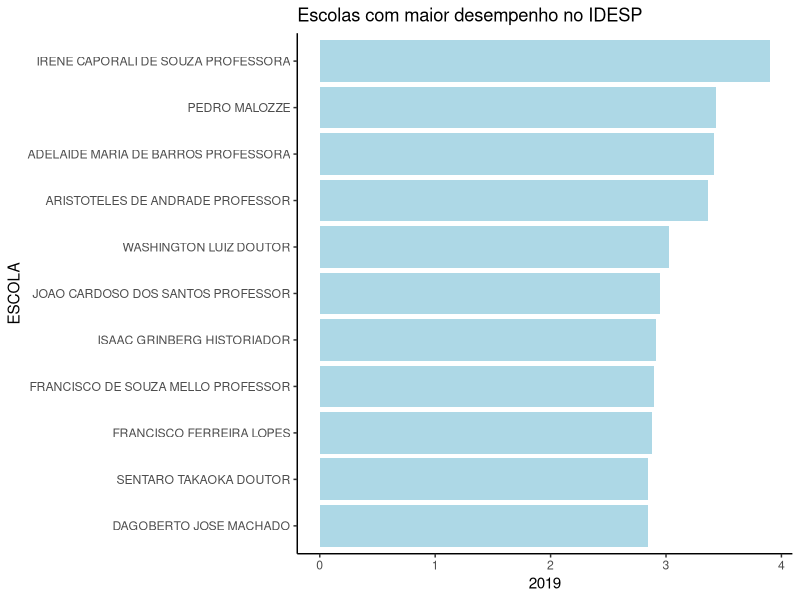
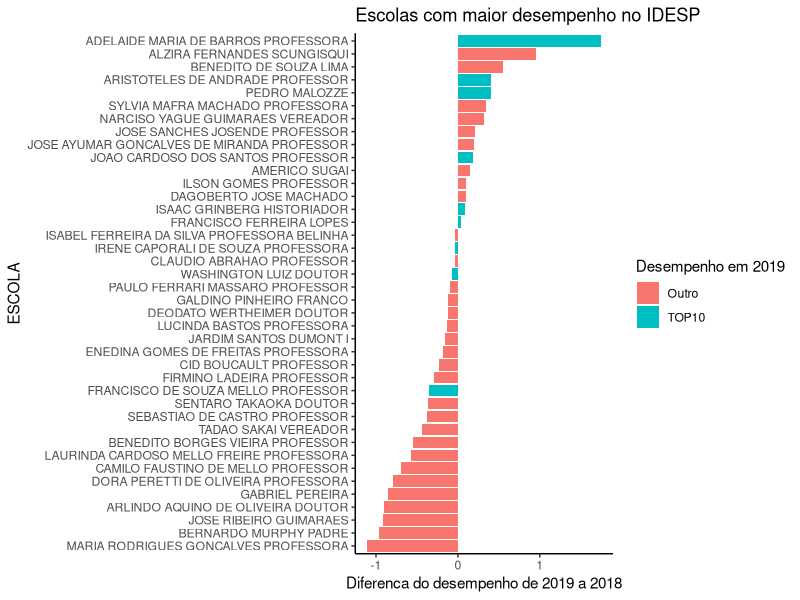
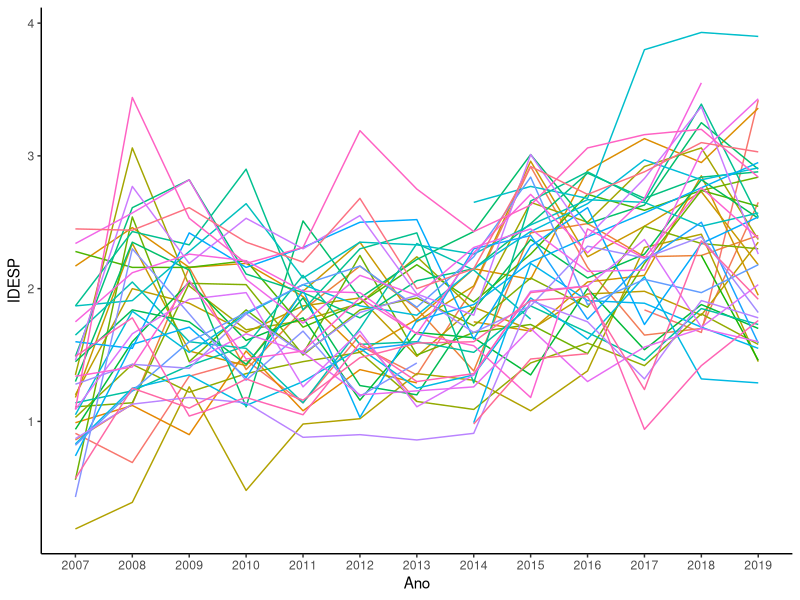
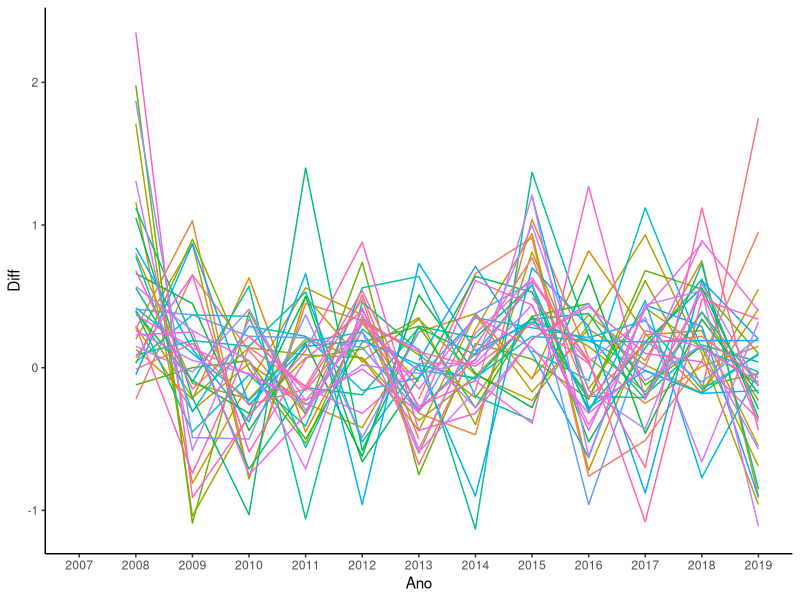
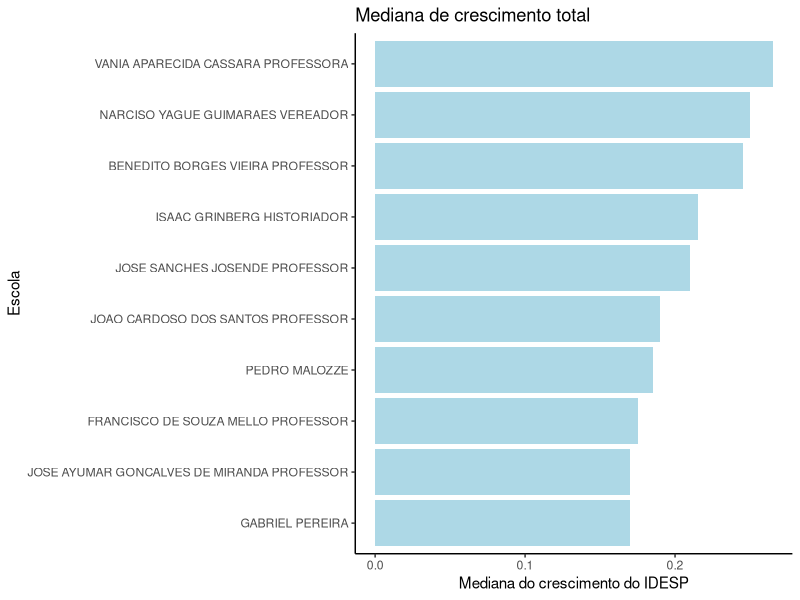
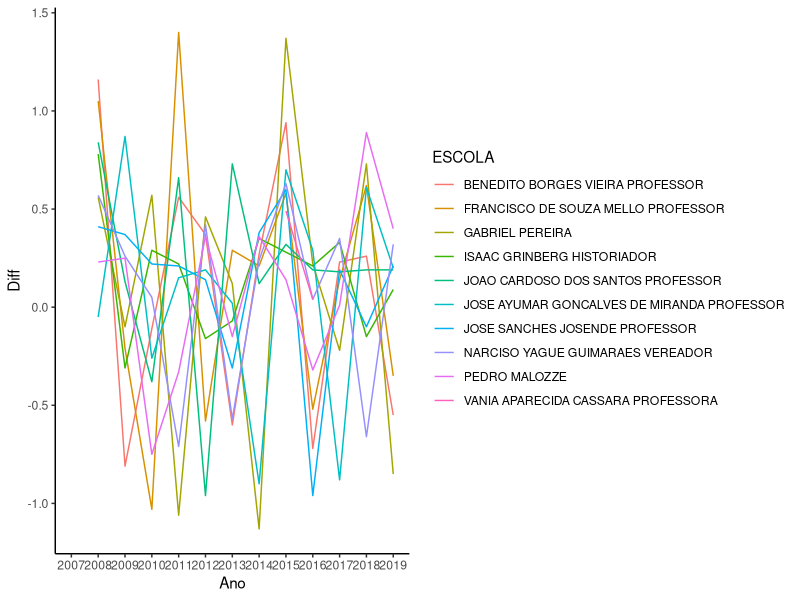
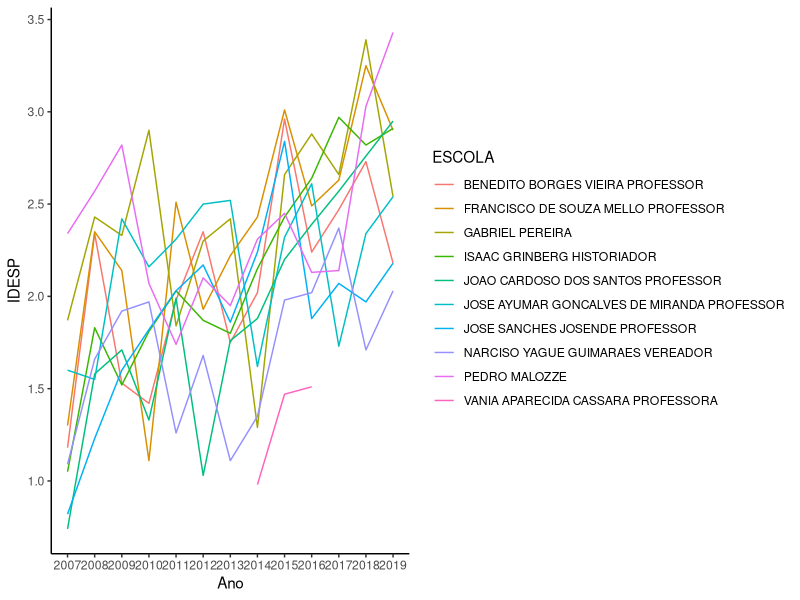
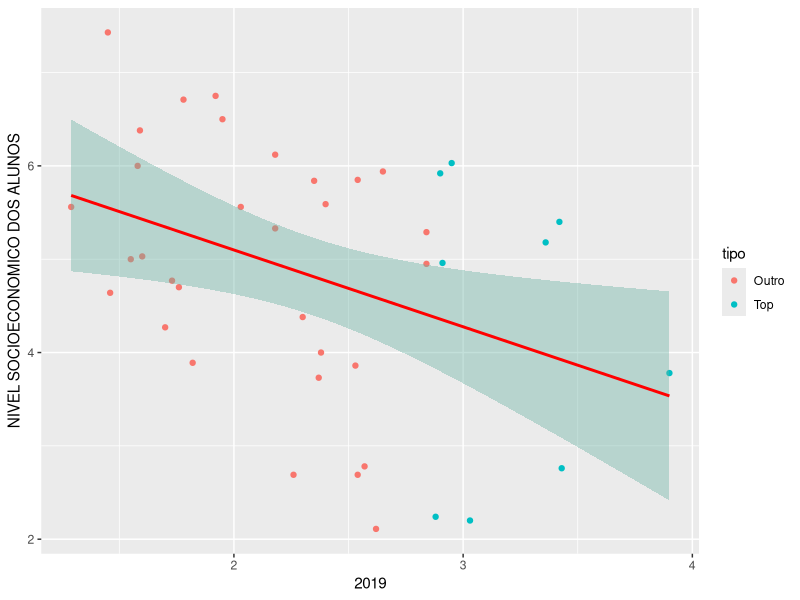

R code for these plots, in order:
#teste OPD com dados do IDESP

#https://dados.educacao.sp.gov.br/dataset/%C3%ADndice-de-desenvolvimento-da-educa%C3%A7%C3%A3o-do-estado-de-s%C3%A3o-paulo-idesp-por-escola

#~~~~~~~~~~~~~~~~~~~~~~~~~~~~~~~~~~~~~~~~~~~~~~~~~~~~~~~~~~~~~~~~~~~~~~~~~~~~~~~~
#===== SUBINDO OS DADOS  ========
#~~~~~~~~~~~~~~~~~~~~~~~~~~~~~~~~~~~~~~~~~~~~~~~~~~~~~~~~~~~~~~~~~~~~~~~~~~~~~~~~

library(readr)
library(dplyr)

IDESP_Escolas_2007_2019_EM <- read_csv2("IDESP_Escolas_2007_2019_EM.csv")

glimpse(IDESP_Escolas_2007_2019_EM)
 
#IDESP_leitura_errada <- read_delim("IDESP_Escolas_2007_2019_EM.csv")


#~~~~~~~~~~~~~~~~~~~~~~~~~~~~~~~~~~~~~~~~~~~~~~~~~~~~~~~~~~~~~~~~~~~~~~~~~~~~~~~~
#===== FILTRANDO OS DADOS  ========
#~~~~~~~~~~~~~~~~~~~~~~~~~~~~~~~~~~~~~~~~~~~~~~~~~~~~~~~~~~~~~~~~~~~~~~~~~~~~~~~~

library(dplyr)

#~~~~~~~~~~~~~~~~~~~~~~~~~~~~~~~~~~~~~~~~~~~~~~~~~~~~~~~~~~~~~~~~~~~~~~~~~~~~~~~~
#Somente Mogi ----------------------------------------
 IDESP_MOGI <- IDESP_Escolas_2007_2019_EM %>% 
  filter(MUNICIPIO == "MOGI DAS CRUZES")

#Vendo o formato dos dados 
 glimpse(IDESP_MOGI)


#~~~~~~~~~~~~~~~~~~~~~~~~~~~~~~~~~~~~~~~~~~~~~~~~~~~~~~~~~~~~~~~~~~~~~~~~~~~~~~~~
#Quais as escolas que tiveram melhor desempenho em 2019? -------

IDESP_2019T10 <- IDESP_MOGI %>% 
  filter(`2019` > 0) %>% 
  top_n(`2019`, n = 10)
 
#~~~~~~~~~~~~~~~~~~~~~~~~~~~~~~~~~~~~~~~~~~~~~~~~~~~~~~~~~~~~~~~~~~~~~~~~~~~~~~~~
#Quais escolas tiveram uma melhoria em seu desempenho em um ano? -------
#De 2018 a 2019

IDESP_MOGI1819 <- IDESP_MOGI %>% 
  filter(`2019` > 0) %>% 
  mutate(ev = `2019`-`2018`,
         top102019 = case_when( `2019`> 2.84 ~ "TOP10",
                               TRUE ~ "Outro")) 

#~~~~~~~~~~~~~~~~~~~~~~~~~~~~~~~~~~~~~~~~~~~~~~~~~~~~~~~~~~~~~~~~~~~~~~~~~~~~~~~~
#Como foi o crescimento desde o primeiro registro do IDESP? --------
 
library(tidyr)

IDESP_MOGI_med <- IDESP_MOGI %>% 
  group_by(ESCOLA) %>% 
  pivot_longer(cols = c(`2007`:`2019`),
               names_to = "Ano", values_to = "IDESP") %>% 
  mutate(Diff = IDESP - lag(IDESP))


IDESP_MOGI_med10 <- IDESP_MOGI_med %>% 
  group_by(ESCOLA) %>% 
  summarize(mediana_tempo = median(Diff, na.rm = T))


IDESP_MOGI_med10 <- IDESP_MOGI_med10 %>% 
  top_n(mediana_tempo, n = 10)


#~~~~~~~~~~~~~~~~~~~~~~~~~~~~~~~~~~~~~~~~~~~~~~~~~~~~~~~~~~~~~~~~~~~~~~~~~~~~~~~~
#INSE das escolas x qualidade das escolas -----------------

#https://dados.educacao.sp.gov.br/dataset/%C3%ADndice-de-n%C3%ADvel-socioecon%C3%B4mico-inse-por-escola/resource/35ab614b-b6a0-41a8-b044-e4b4bf07bcce#{

INSE <- read_csv2("INSE_Geral 2018_1_0.csv")

INSEMOGI <- INSE %>% 
  filter(MUN == "MOGI DAS CRUZES")

INSEMOGIIDESP <- left_join(IDESP_MOGI1819, INSEMOGI, by=c("ESCOLA"="NOMESC"))


#~~~~~~~~~~~~~~~~~~~~~~~~~~~~~~~~~~~~~~~~~~~~~~~~~~~~~~~~~~~~~~~~~~~~~~~~~~~~~~~~
#===== VISUALIZANDO OS DADOS  ========
#~~~~~~~~~~~~~~~~~~~~~~~~~~~~~~~~~~~~~~~~~~~~~~~~~~~~~~~~~~~~~~~~~~~~~~~~~~~~~~~~


library(ggplot2)

#~~~~~~~~~~~~~~~~~~~~~~~~~~~~~~~~~~~~~~~~~~~~~~~~~~~~~~~~~~~~~~~~~~~~~~~~~~~~~~~~
#TOP 10 escolas 2019 ------------------------

IDESP_2019T10 %>% 
  ggplot(aes(x = reorder(ESCOLA,`2019`), y=`2019`)) +
  geom_col(fill = "lightblue") +
  coord_flip() +
  theme_classic() +
  labs(title = "Escolas com maior desempenho no IDESP", x = "ESCOLA")


#~~~~~~~~~~~~~~~~~~~~~~~~~~~~~~~~~~~~~~~~~~~~~~~~~~~~~~~~~~~~~~~~~~~~~~~~~~~~~~~~
#TOP 10 escolas 2018/2019 ------------------------
IDESP_MOGI1819 %>% 
  ggplot(aes(x = reorder(ESCOLA,ev), y=ev, fill = top102019)) +
  geom_col() +
  coord_flip() +
  theme_classic() +
  labs(title = "Escolas com maior desempenho no IDESP",
       x = "ESCOLA", y= "Diferenca do desempenho de 2019 a 2018",
       fill = "Desempenho em 2019")

#~~~~~~~~~~~~~~~~~~~~~~~~~~~~~~~~~~~~~~~~~~~~~~~~~~~~~~~~~~~~~~~~~~~~~~~~~~~~~~~~
#Rendimento geral ano a ano ----------------

 IDESP_MOGI_med %>% 
  ungroup() %>% 
  ggplot(aes(x= Ano, y=IDESP,  group=ESCOLA, color=ESCOLA)) +
  geom_line() +
  theme_classic() +
  theme(legend.position="none") #-> p

  
IDESP_MOGI_med %>% 
  ungroup() %>% 
  ggplot(aes(x= Ano, y=Diff,  group=ESCOLA, color=ESCOLA)) +
  geom_line() +
  theme_classic() +
  theme(legend.position="none") #-> p


#plotly::ggplotly(p)


#~~~~~~~~~~~~~~~~~~~~~~~~~~~~~~~~~~~~~~~~~~~~~~~~~~~~~~~~~~~~~~~~~~~~~~~~~~~~~~~~
#Top 10 escolas com mediana de crescimento desde 2007 ------------

IDESP_MOGI_med10 %>% 
  ungroup() %>% 
  ggplot(aes(x= reorder(ESCOLA,mediana_tempo), y=mediana_tempo)) +
  geom_bar(stat = "identity", fill = "lightblue") +
  theme_classic() +
  coord_flip() +
  labs(title = "Mediana de crescimento total", y = "Mediana do crescimento do IDESP", x= "Escola")


IDESP_MOGI_med10 <- IDESP_MOGI_med10 %>% 
  mutate(tipo = "Top 10 crescimento IDESP")

IDESP_MOGI_med <- left_join(IDESP_MOGI_med, IDESP_MOGI_med10)

IDESP_MOGI_med %>% 
  filter(tipo != is.na(tipo)) %>% 
  ggplot(aes(x= Ano, y=Diff,  group=ESCOLA, color=ESCOLA)) +
  geom_line() +
  theme_classic() #-> p


#plotly::ggplotly(p)

IDESP_MOGI_med %>% 
  filter(tipo != is.na(tipo)) %>% 
  ggplot(aes(x= Ano, y=IDESP,  group=ESCOLA, color=ESCOLA)) +
  geom_line() +
  theme_classic()#-> p


#plotly::ggplotly(p)

#~~~~~~~~~~~~~~~~~~~~~~~~~~~~~~~~~~~~~~~~~~~~~~~~~~~~~~~~~~~~~~~~~~~~~~~~~~~~~~~~
# INSE e qualidade das escolas ---------------

#Relacao INSE e IDESP e top 10 escolas

INSEMOGIIDESP %>% 
  mutate(tipo = case_when(`2019` > 2.84 ~ "Top", TRUE ~ "Outro")) %>% 
  ggplot(aes(x= `2019`, y=`NIVEL SOCIOECONOMICO DOS ALUNOS`, color = tipo)) + 
  geom_point() +
  geom_smooth(method=lm , color="red", fill="#69b3a2", se=TRUE)


#EXERCICIO: REPLICAR COM A BASE DO ENSINO FUNDAMENTAL ANOS FINAIS ===========
